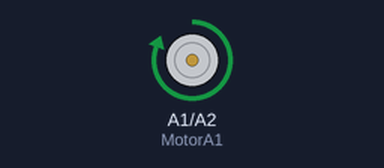
The sketch below on a simulated Arduino Uno, built with avr-gcc and run on an emulated ATmega328P. On the bench: motor-driver pin pairs drawn as motors (green arrow = first pin HIGH = forward, orange = second pin HIGH = backward, longer = more drive).

Above: at 5.0 s.
At 15.0 s:
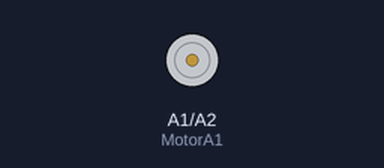
Timing chart, 0 to 26.0 s (numbered marks = the images above):
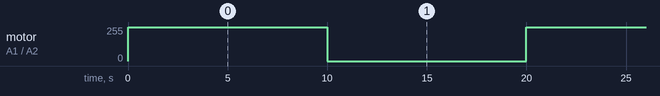

The sketch:

Motor.ino
```cpp
#define MotorA1 A1
#define MotorA2 A2


void setup() {
  // put your setup code here, to run once:
  pinMode(MotorA1,OUTPUT);
  pinMode(MotorA2,OUTPUT);
}

void loop() {
  // put your main code here, to run repeatedly:
  digitalWrite(MotorA1,HIGH);
  digitalWrite(MotorA2,LOW);
  delay(10000);
  digitalWrite(MotorA1,LOW);
  digitalWrite(MotorA2,LOW);
  delay(10000);

}
```

Measured:
- by itself, motor on A1 (MotorA1) / A2 (MotorA2): alternates forward 255/255 for 10.0 s and stopped for 10.0 s
